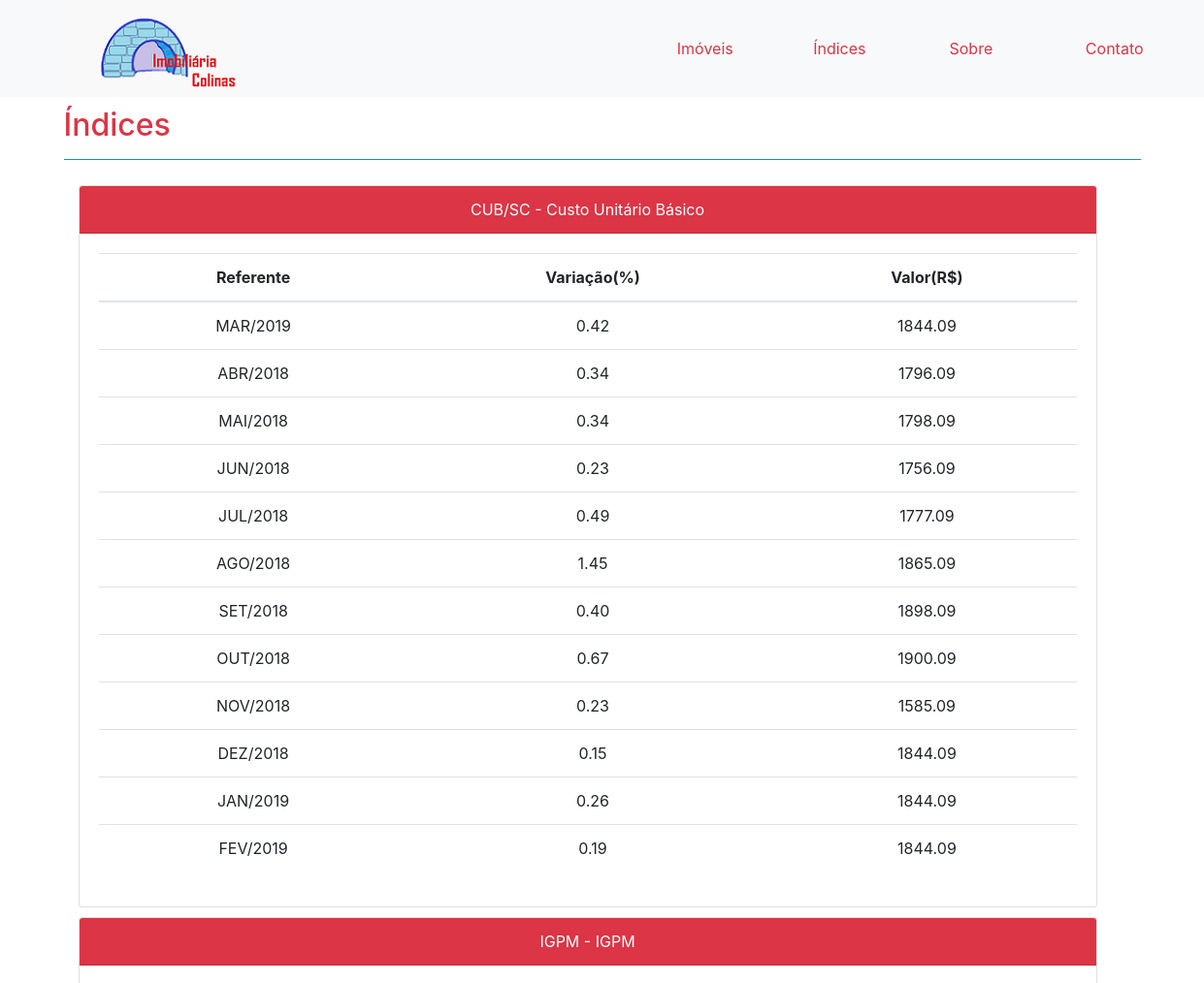
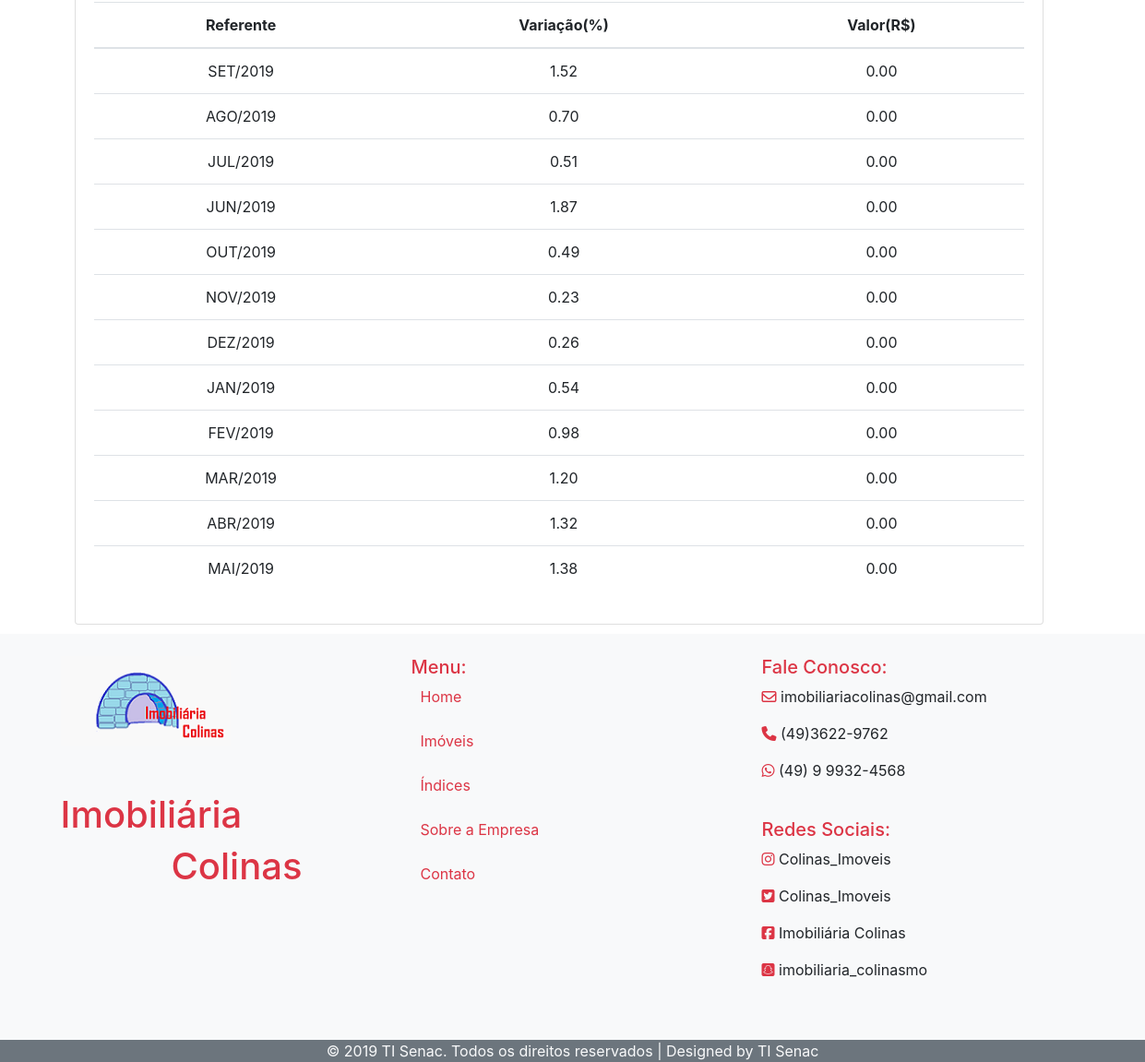
/index.php/indice/mostrarVisitante, run on the app's committed database (2 pictures, top to bottom).
### tables this page shows
CREATE TABLE IF NOT EXISTS `tb_indice` (
  `id_indice` int(11) NOT NULL AUTO_INCREMENT,
  `tipo` varchar(45) NOT NULL,
  `data` varchar(50) NOT NULL,
  `percentual` decimal(4,2) NOT NULL,
  `valor` decimal(6,2) NOT NULL,
  PRIMARY KEY (`id_indice`)
);

### application/controllers/Indice.php (called while the page is built, shortened)
<?php
class Indice extends CI_Controller {
    public function __construct() {
        $this->load->model('Imovel_model');
        $this->load->model('Indice_model');
    }
    public function mostrarVisitante(){
        $this->load->model('Indice_model', 'idm');
        $data['indices'] = $this->idm->getBD();
                $data['header'] = $this->idm->getHeader();
        $this->load->view('Header', $data);
        $this->load->view('Visitante/Indice');
        $this->load->view('Footer');
    }
}

### index.php (called while the page is built, shortened)
<?php
require_once BASEPATH.'core/CodeIgniter.php';

### application/models/Indice_model.php (called while the page is built, shortened)
<?php
class Indice_model extends CI_Model{
    public function getHeader(){
        $this->db->select('tipo');
        $this->db->group_by('tipo');
        $query = $this->db->get('tb_indice');
        return $query->result();
    }
    public function getBD(){
        $this->db->order_by('tipo');
        $query = $this->db->get('tb_indice');
        return $query->result();
    }
}

### application/views/Visitante/Indice.php (the view)
<div class="container" >
    <h2 class="text-danger" style="margin-top: 10px;"> Índices </h2>
    <hr class="bg-info">
    <div class="row col-md-12">
        <div class="col-md-12">
            <?php
            foreach ($header as $key => $in) {
                echo '<div class="card" style="margin-top: 10px;">';
                echo '<div class="card-header text-center bg-danger text-white">' . $in->tipo . '</div>';
                echo '<div class="card-body">';
                echo '<table class="table text-center">';
                echo '<thead  class="thead">';
                echo '<tr>';
                echo '<th scope="col"> Referente </th>';
                echo '<th scope="col"> Variação(%) </th>';
                echo '<th scope="col"> Valor(R$) </th>';
                echo '</tr>';
                echo '</thead>';
                echo '<tbody>';
                 foreach ($indices as $key => $values) {
                     if($values->tipo==$in->tipo){
                      echo '<tr>';
                         echo '<td scope="row">' . $values->data . '</td>';
                         echo '<td scope="row">' . $values->percentual . '</td>';
                         echo '<td scope="row">' . $values->valor . '</td>';
                     echo '</tr>';
                     }
                 }
                echo '</tbody>';
                echo '</table>';
                echo '</div>';
                echo '</div>';
            }
            ?>
        </div>
    </div>
</div>
</body>
</html>

### data on the page
tb_indice: data "MAR/2019", percentual "0.42", valor "1844.09"
tb_indice: data "ABR/2018", percentual "0.34", valor "1796.09"
tb_indice: data "MAI/2018", percentual "0.34", valor "1798.09"
tb_indice: data "JUN/2018", percentual "0.23", valor "1756.09"
tb_indice: data "JUL/2018", percentual "0.49", valor "1777.09"
tb_indice: data "AGO/2018", percentual "1.45", valor "1865.09"
tb_indice: data "SET/2018", percentual "0.40", valor "1898.09"
tb_indice: data "OUT/2018", percentual "0.67", valor "1900.09"
tb_indice: data "NOV/2018", percentual "0.23", valor "1585.09"
tb_indice: data "DEZ/2018", percentual "0.15", valor "1844.09"
tb_indice: data "JAN/2019", percentual "0.26", valor "1844.09"
tb_indice: data "FEV/2019", percentual "0.19", valor "1844.09"
tb_indice: data "SET/2019", percentual "1.52", valor "0.00"
tb_indice: data "AGO/2019", percentual "0.70", valor "0.00"
tb_indice: data "JUL/2019", percentual "0.51", valor "0.00"
tb_indice: data "JUN/2019", percentual "1.87", valor "0.00"
tb_indice: data "OUT/2019", percentual "0.49", valor "0.00"
tb_indice: data "NOV/2019", percentual "0.23", valor "0.00"
tb_indice: data "DEZ/2019", percentual "0.26", valor "0.00"
tb_indice: data "JAN/2019", percentual "0.54", valor "0.00"
tb_indice: data "FEV/2019", percentual "0.98", valor "0.00"
tb_indice: data "MAR/2019", percentual "1.20", valor "0.00"
tb_indice: data "ABR/2019", percentual "1.32", valor "0.00"
tb_indice: data "MAI/2019", percentual "1.38", valor "0.00"

### other printed values
$in->tipo "CUB/SC - Custo Unitário Básico"
$in->tipo "IGPM - IGPM"
